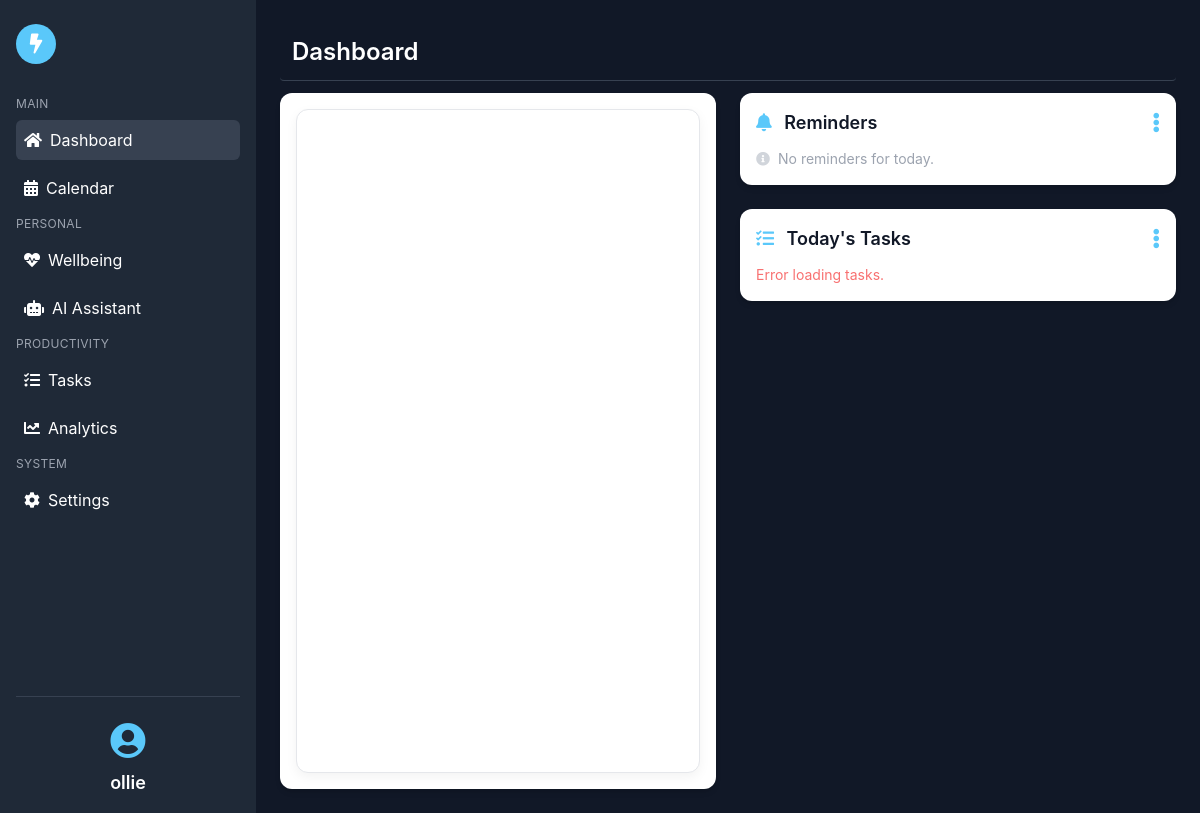
Before: /dashboard/ (signed in) with the older database file.
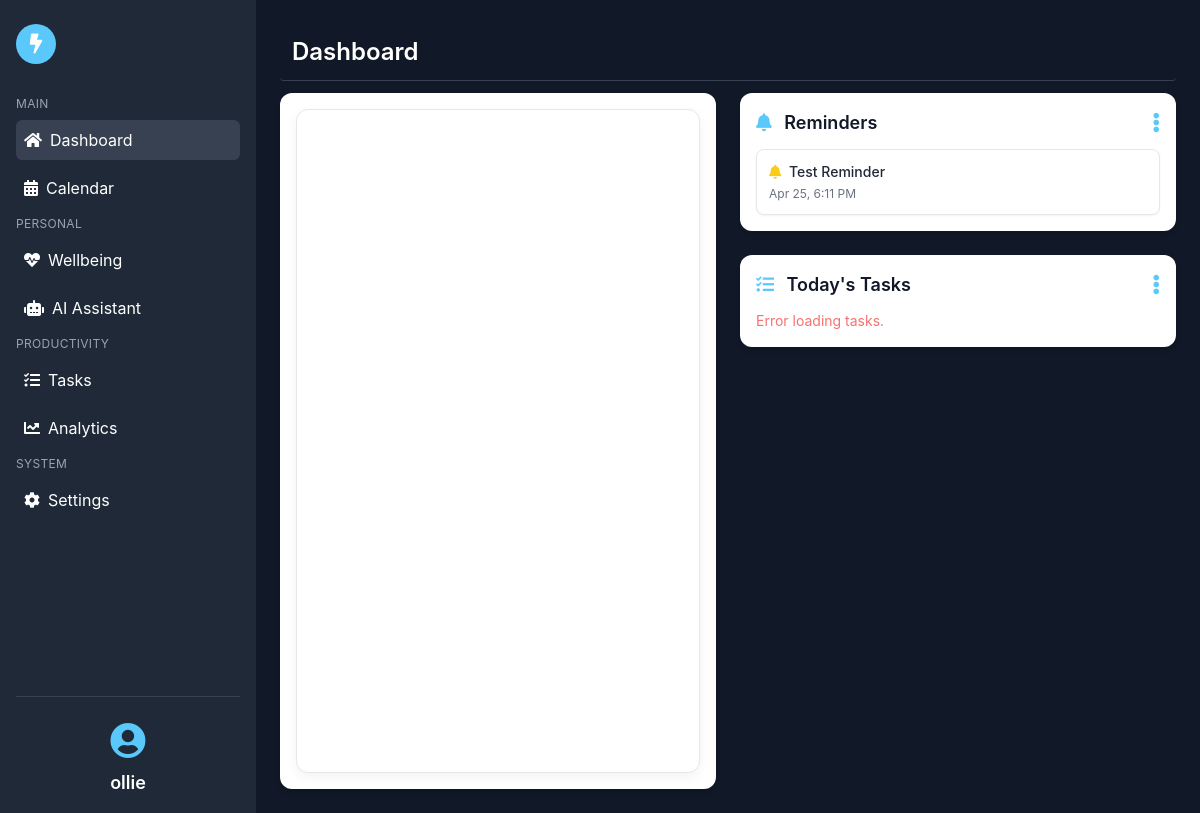
After: the same page with the newer database file.
### calendar_app/models.py (models this page shows, shortened)
class Reminder(models.Model):
    user = models.ForeignKey(User, on_delete=models.CASCADE)
    event = models.ForeignKey(CalendarEvent, on_delete=models.CASCADE, null=True, blank=True)
    custom_title = models.CharField(max_length=255, null=True, blank=True)
    reminder_time = models.DateTimeField()

### calendar_app/views.py (the view)
# urls.py: path('dashboard/', views.dashboard, name='dashboard'),
@login_required
def dashboard(request):
    now = timezone_now()
    start_of_day = now.replace(hour=0, minute=0, second=0, microsecond=0)
    end_of_day = now.replace(hour=23, minute=59, second=59)
    if is_naive(start_of_day):
        start_of_day = make_aware(start_of_day)
    if is_naive(end_of_day):
        end_of_day = make_aware(end_of_day)
    reminders = Reminder.objects.filter(
        user=request.user,
        reminder_time__range=(start_of_day, end_of_day)
    ).order_by('reminder_time')
    categories = Category.objects.all()
    return render(request, 'dashboard.html', {
        'reminders': reminders,
        'categories': categories  # 👈 Include in context
    })

### calendar_app/templates/dashboard.html (shortened to what this page needs)
{% load static %}
<!DOCTYPE html>
<html lang="en">
<head>
  {% block head %}
  <script src="https://cdn.tailwindcss.com"></script>
  <link rel="stylesheet" href="https://cdnjs.cloudflare.com/ajax/libs/font-awesome/5.15.3/css/all.min.css" />
  <link rel="stylesheet" href="{% static 'css/dashboard.css' %}">
  {% endblock head %}
</head>
<body class="bg-gray-900 text-white font-sans min-h-screen">
  <div class="flex">
    {% include 'includes/sidebar.html' %}
    <main class="flex-1 p-4 md:p-6 fade-up">
      {% include 'includes/topbar.html' with page_title="Dashboard" %}
      <div class="grid grid-cols-1 lg:grid-cols-2 gap-6 fade-up">
        <section class="bg-white text-gray-900 p-4 rounded-xl shadow-md fade-up">
          {% include 'includes/dailyview.html' with daily_view=True %}
        </section>
        <div class="space-y-6">
          <section class="bg-white text-gray-900 p-4 rounded-xl shadow-md relative fade-up">
            <div class="flex justify-between items-center mb-3">
              <h5 class="text-lg font-semibold"><i class="fas fa-bell mr-2 text-primary"></i> Reminders</h5>
              <div class="relative">
                <button class="text-primary text-xl hover:text-blue-600" data-dropdown-btn="reminder">
                  <i class="fas fa-ellipsis-v"></i>
                </button>
              </div>
            </div>
            <div id="reminder-list-wrapper">
              {% include 'includes/reminders.html' with reminders=reminders %}
            </div>
          </section>
          <section class="bg-white text-gray-900 p-4 rounded-xl shadow-md relative fade-up">
            <div class="flex justify-between items-center mb-3">
              <h5 class="text-lg font-semibold"><i class="fas fa-tasks mr-2 text-primary"></i> Today's Tasks</h5>
              <div class="relative">
                <button class="text-primary text-xl hover:text-blue-600" data-dropdown-btn="task">
                  <i class="fas fa-ellipsis-v"></i>
                </button>
              </div>
            </div>
            <div id="task-list-wrapper">
              {% include 'includes/daily_tasks.html' %}
            </div>
          </section>
        </div>
      </div>
    </main>
  </div>
</body>
</html>

### calendar_app/templates/includes/reminders.html (shortened to what this page needs)
<ul class="space-y-3" id="reminder-list">
  {% if reminders and reminders|length > 0 %}
    {% for reminder in reminders %}
      <li
        class="bg-white border border-gray-200 rounded-lg p-3 shadow-sm flex justify-between items-center transition hover:shadow-md"
        data-reminder-id="{{ reminder.id }}"
      >
        <div>
          <p class="text-sm font-medium text-gray-800 mb-1">
            <i class="fas fa-bell text-yellow-400 mr-1"></i>
            {{ reminder.event.title|default:reminder.custom_title }}
          </p>
          <p class="text-xs text-gray-500">{{ reminder.reminder_time|date:"M j, g:i A" }}</p>
        </div>
      </li>
    {% endfor %}
  {% else %}
    <li class="text-sm text-gray-400 flex items-center gap-2">
      <i class="fas fa-info-circle text-gray-300"></i>
      No reminders for today.
    </li>
  {% endif %}
</ul>

Changed rows visible on the page:
added Reminder: event "Test Reminder", reminder_time "Apr 25, 6:11 PM"
Other visible differences:
text no longer shown: "No reminders for today."
